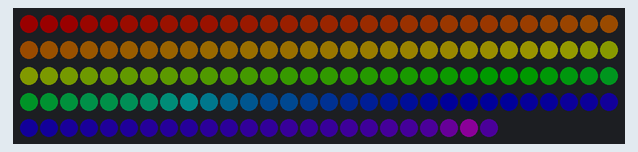
Recording of a sketch running on a simulated Arduino Uno, built with avr-gcc and run on an emulated ATmega328P. Shown: 144 RGB LEDs in strip order, left to right, continuing on the next row. Dim RGB values are drawn brighter than linear; random numbers use the default seed unless the sketch sets one.

Above: at 0.1 s.

The sketch:

LEDStrip-Firebase.ino
```cpp
#include <FastLED.h>
#include <math.h>
#define LED_PIN         7
#define NUM_LEDS        144
#define RED             CRGB(25, 0, 0)
#define BLUE            CRGB(0, 0, 25)
#define GREEN           CRGB(0, 25, 0)
#define YELLOW          CRGB(25, 25, 0)
#define ORANGE          CRGB(25, 12, 0)
#define PURPLE          CRGB(12, 0, 25)
CRGB COLOR_ARRAY[]     {RED, ORANGE, YELLOW, GREEN, BLUE, PURPLE};
CRGB leds[NUM_LEDS];
void setup() {
  FastLED.addLeds<WS2812, LED_PIN, GRB>(leds, NUM_LEDS);
  Serial.begin(9600);
}

void loop() {
  int arraySize = sizeof(COLOR_ARRAY)/sizeof(COLOR_ARRAY[0]);
  for (int i = 0; i < NUM_LEDS; i++) {
    int interval = NUM_LEDS/(arraySize - 1);
    int arrayIndex = floor(i/interval);
    leds[i] = getColorAtIndex(i%interval, arrayIndex, interval, COLOR_ARRAY);
  }
  leds[NUM_LEDS-1] = COLOR_ARRAY[arraySize-1];
  FastLED.show();
}


CRGB getColorAtIndex(int index, int arrayIndex, int interval, CRGB colorArray[]) {
  float red = getSingleValue(index, colorArray[arrayIndex].red, colorArray[arrayIndex+1].red, interval);
  float green = getSingleValue(index, colorArray[arrayIndex].green, colorArray[arrayIndex+1].green, interval);
  float blue = getSingleValue(index, colorArray[arrayIndex].blue, colorArray[arrayIndex+1].blue, interval);
  return CRGB(red, green, blue);
}

float getSingleValue(int index, int startValue, int endValue, int periodLength) {
  float indexF = float(index);
  float startF = float(startValue);
  float endF = float(endValue);
  float periodF = float(periodLength);
  if (startF < endF) {
    return indexF/periodF * (endF-startF) + startF;
  } else if (endF < startF) {
    return (periodF - indexF)/periodF * (startF -endF) + endF;
  } else {
    return startF;
  }
}

void partyMode() {
  for (int i = 0; i < NUM_LEDS; i++) {
    leds[i] = CRGB(random(0,25),random(0,25),random(0,25));
  }
}
```
